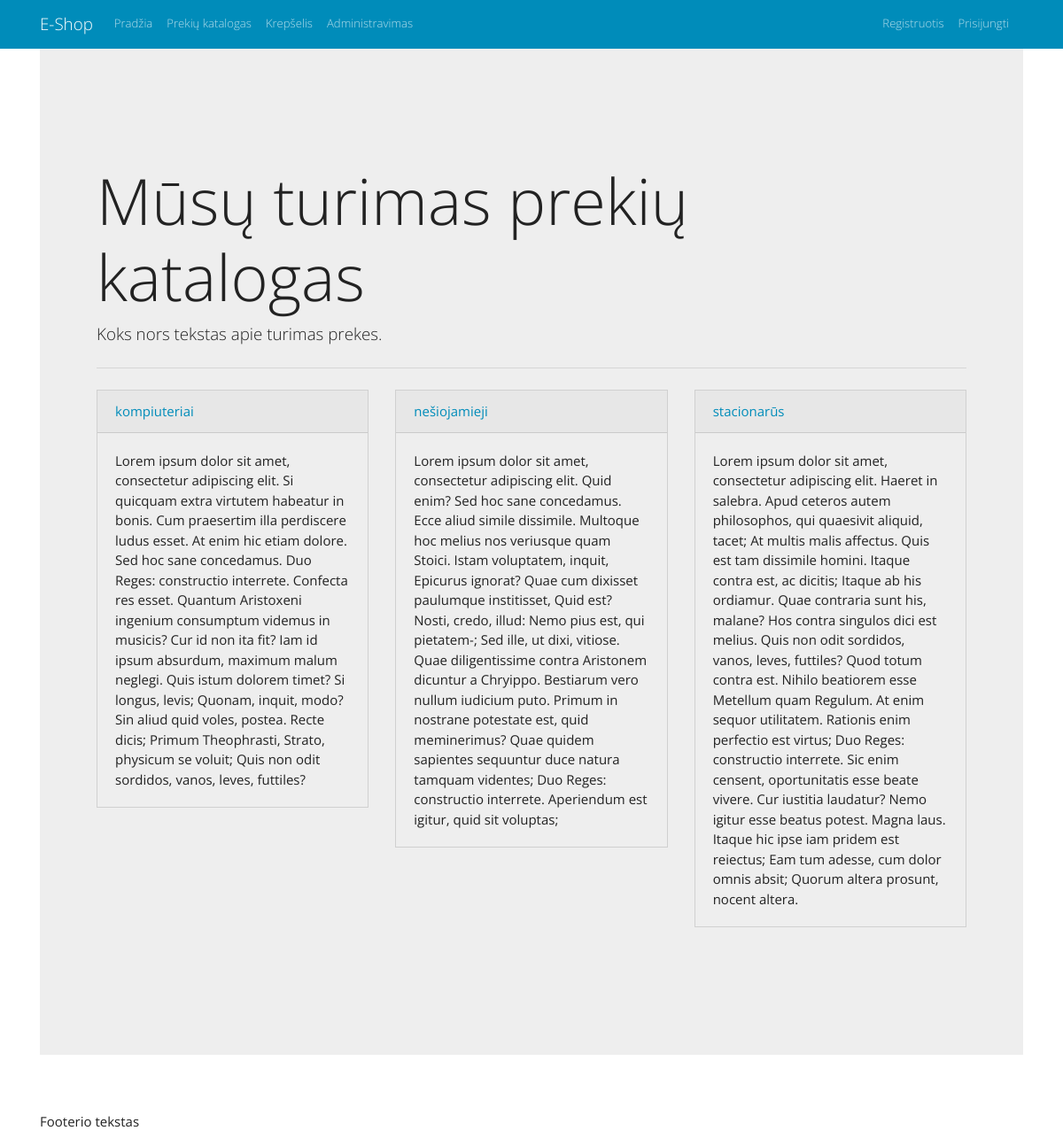
Screenshot of /views/catalog/category.php with the database file from the repository.
### tables this page shows
CREATE TABLE `categories` (
  `id` int(10) UNSIGNED NOT NULL,
  `title` varchar(45) NOT NULL,
  `description` longtext,
  `parent_category_id` int(10) UNSIGNED DEFAULT NULL
);

### views/catalog/category.php (the view)
<?php include("../../header.php"); ?>
<h1 class="display-3">Mūsų turimas prekių katalogas</h1>
<p class="lead">Koks nors tekstas apie turimas prekes.</p>
<hr class="my-4">
<div class="row">
<?php
    $sql = "SELECT `id`, `title`, `description`, `parent_category_id` FROM `categories`";
    $result = $conn->query($sql);
    if ($result->num_rows > 0) {
        while($row = $result->fetch_assoc()) {
            ?>
                <div class="col-4">
                    <div class="card bg-light mb-3">
                        <div class="card-header">
                            <a href="./category.php?id=<?php echo $row['id']; ?>">
                                <?php echo $row["title"]; ?>
                            </a>
                        </div>
                        <div class="card-body">
                            <p class="card-text"><?php echo $row["description"]; ?></p>
                        </div>
                    </div>
                </div>
            <?php
        }
    } else {
        echo '<div class="col">Nieko nėra.</div>';
    }
?>
</div>
<?php include("../../footer.php"); ?>

### rows the page displays
categories: title "kompiuteriai", description "Lorem ipsum dolor sit amet, consectetur adipiscing elit. Si quicquam extra virtutem habeatur in bonis. Cum praesertim illa perdiscere ludus esset. At enim hic etiam dolore. Sed hoc sane concedamus. Duo Reges: constructio interrete. Confecta res esset. Quantum Aristoxeni ingenium consumptum videmus in musicis? Cur id non ita fit? Iam id ipsum absurdum, maximum malum neglegi. Quis istum dolorem timet? Si longus, levis; Quonam, inquit, modo? Sin aliud quid voles, postea. Recte dicis; Primum Theophrasti, Strato, physicum se voluit; Quis non odit sordidos, vanos, leves, futtiles?"
categories: title "nešiojamieji", description "Lorem ipsum dolor sit amet, consectetur adipiscing elit. Quid enim? Sed hoc sane concedamus. Ecce aliud simile dissimile. Multoque hoc melius nos veriusque quam Stoici. Istam voluptatem, inquit, Epicurus ignorat? Quae cum dixisset paulumque institisset, Quid est? Nosti, credo, illud: Nemo pius est, qui pietatem-; Sed ille, ut dixi, vitiose. Quae diligentissime contra Aristonem dicuntur a Chryippo. Bestiarum vero nullum iudicium puto. Primum in nostrane potestate est, quid meminerimus? Quae quidem sapientes sequuntur duce natura tamquam videntes; Duo Reges: constructio interrete. Aperiendum est igitur, quid sit voluptas;"
categories: title "stacionarūs", description "Lorem ipsum dolor sit amet, consectetur adipiscing elit. Haeret in salebra. Apud ceteros autem philosophos, qui quaesivit aliquid, tacet; At multis malis affectus. Quis est tam dissimile homini. Itaque contra est, ac dicitis; Itaque ab his ordiamur. Quae contraria sunt his, malane? Hos contra singulos dici est melius. Quis non odit sordidos, vanos, leves, futtiles? Quod totum contra est. Nihilo beatiorem esse Metellum quam Regulum. At enim sequor utilitatem. Rationis enim perfectio est virtus; Duo Reges: constructio interrete. Sic enim censent, oportunitatis esse beate vivere. Cur iustitia laudatur? Nemo igitur esse beatus potest. Magna laus. Itaque hic ipse iam pridem est reiectus; Eam tum…"
